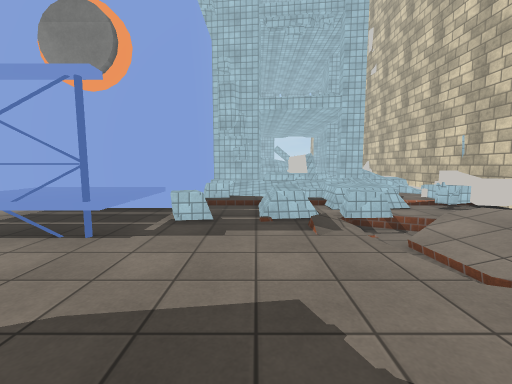
view 1 (above)

17 first-person views from a walk through a 3-D level made in the Unity game engine. The camera is 1.4 m above the floor, tilts 6° down and sees 90° across. The floor is counted in squares, 1 m on a side. Each view is taken from the middle of a square. On the plan, view 1 faces up. The plan holds only what a view shows up to about 13 squares ahead; the rest is blank. The place goes on beyond the plan. The player character is not drawn. Some animated figures are left out. Some surface patterns are stand-ins.

view 2
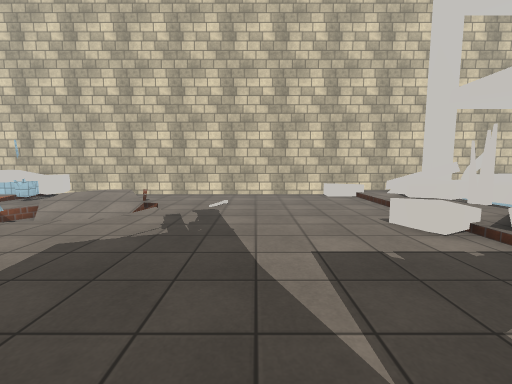

view 3
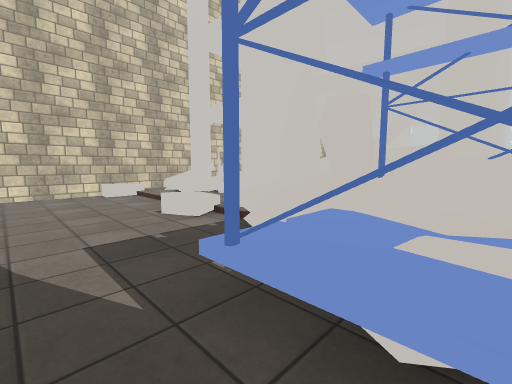

view 4
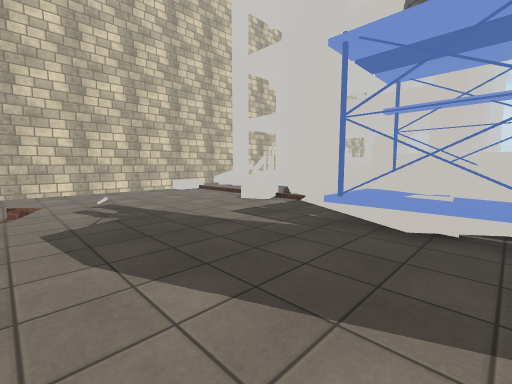

view 5
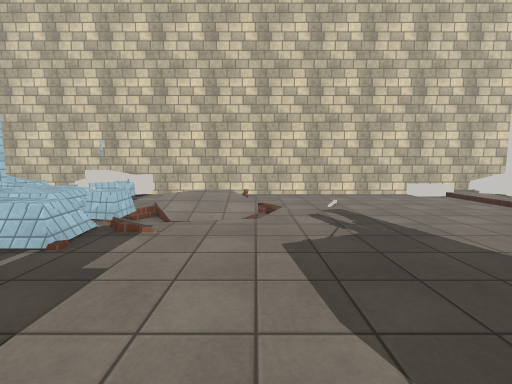

view 6
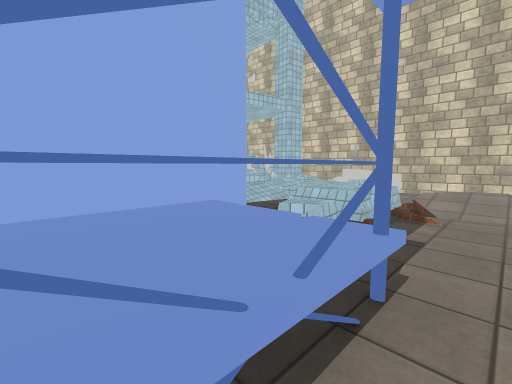

view 7
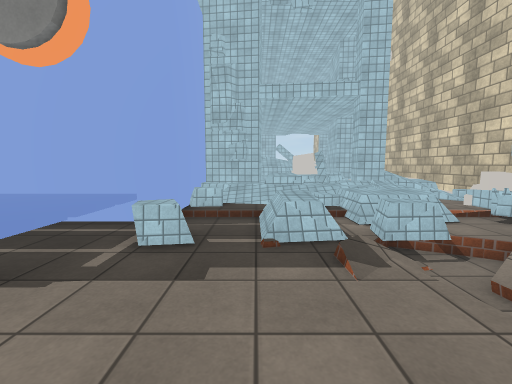

view 8
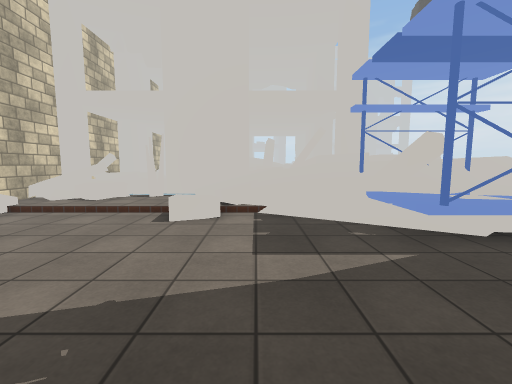

view 9
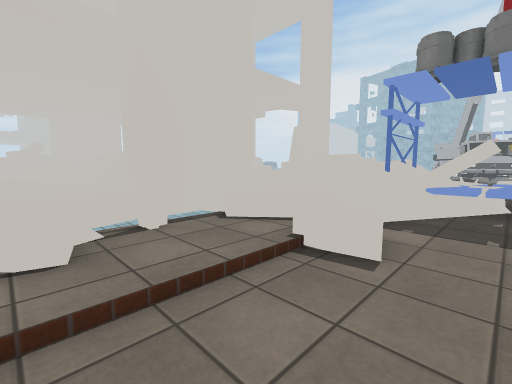

view 10
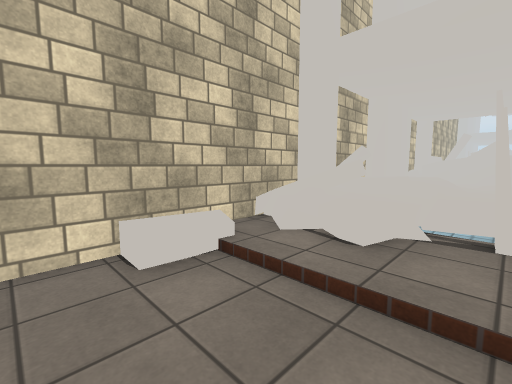

view 11
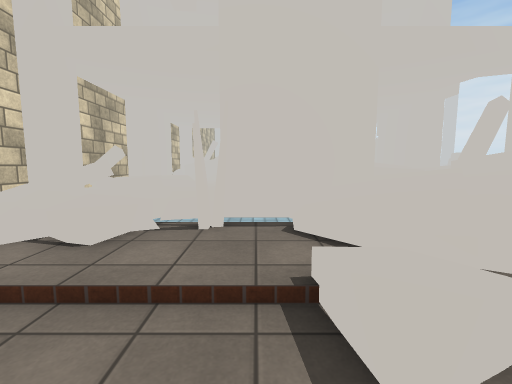

view 12
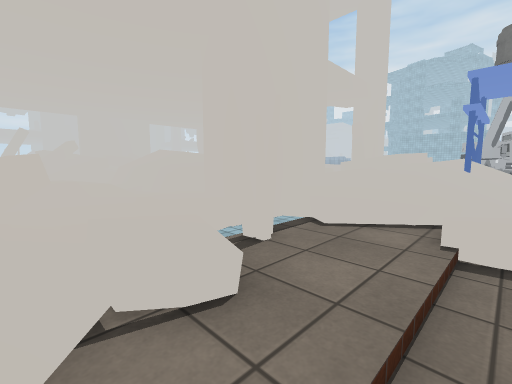

view 13
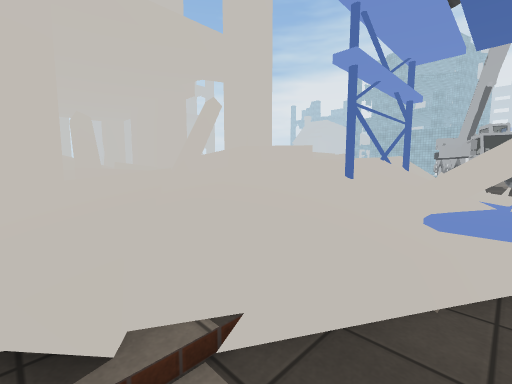

view 14
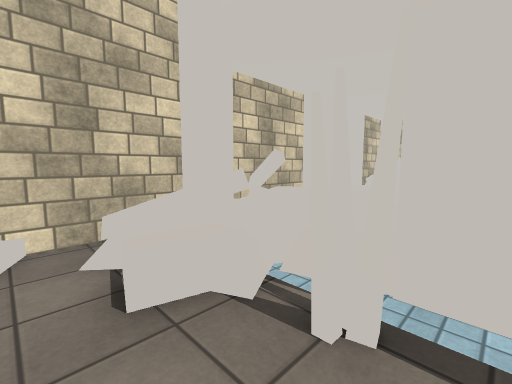

view 15
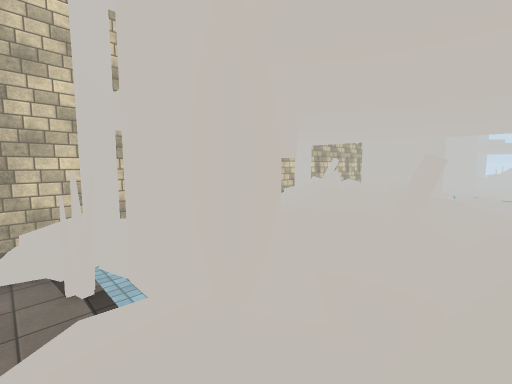

view 16
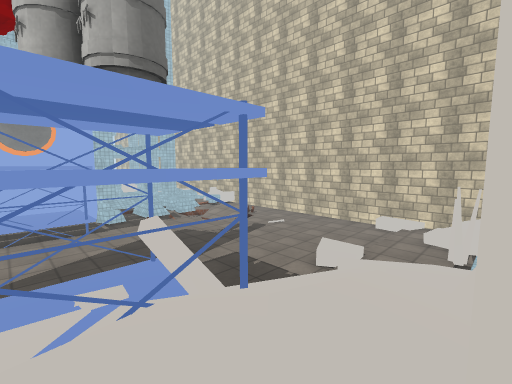

view 17
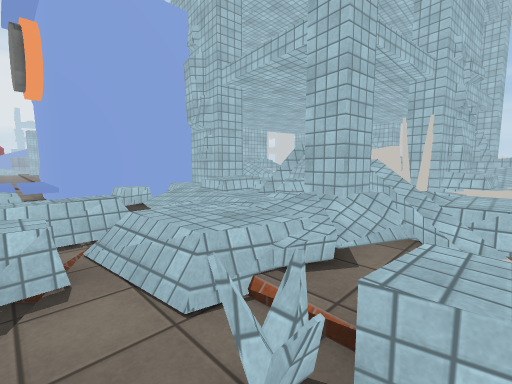

### Floor plan
Key: @ floor where view 1 was taken; # wall or solid block; . main floor; : floor 0.25 m higher than the main floor; + floor 0.5 m higher than the main floor; - floor 0.5 m lower than the main floor; * floor 0.75 m higher than the main floor; % floor 1.75 m higher than the main floor; / step, stairs or slope; = window, fence, low wall or low ledge; ^ raised ledge; v drop or lower ground; B building; O other object.
Columns run from 6 left of view 1 to 8 right of it. Each row starts with its distance up from view 1.
 14           =BB B
 13     # ##==##**#
 12     #####=##*+#
 11     #++****+::#
 10     #:::+***:+O
  9     #:==##*/:/#
  8 ^^^^##=^#=//=/#
  7 ^^^^^==^=^/...#
  6 ^^^^..../-/:/ #
  5 =^=^..../-/// #
  4 .........-///.#
  3 .........///..#
  2 ........../...#
  1 ..............#
  0 ......@.......#
 -1 ..............#
 -2 ..............#
 -3 ==B=..........#
 -4  *BB..........#
 -5   =///.=O.....
 -6 v##/  //::::/:/
 -7     /   /::://:
 -8         /:B:  B
 -9 %BBBB  BB#B* BB
-10  BB    B BB   B
-11              BB
-12      BB       #
-13      B        #
-14   B           B
-15  BB           B
-16  BB           B
-17  BB       B   B
-18  BB     BBBBBBB
-19   B       BBBBB
-20            BBBB
-21        BBBBBB
-22        B    BB

Positions as (right, up) in squares from view 1, and headings:
1: (0, 0), facing up
2: (-4, -1), facing right
3: (-5, -1), facing down-right
4: (-6, 3), facing down-right
5: (-4, 3), facing right
6: (-6, 4), facing up-right
7: (0, 2), facing up
8: (0, 2), facing down
9: (6, -3), facing down-left
10: (4, -3), facing down-right
11: (3, -3), facing down
12: (7, -5), facing down-left
13: (1, -4), facing down-left
14: (3, -6), facing down-right
15: (-2, -7), facing down-right
16: (-6, -9), facing up-right
17: (7, 7), facing up-left
